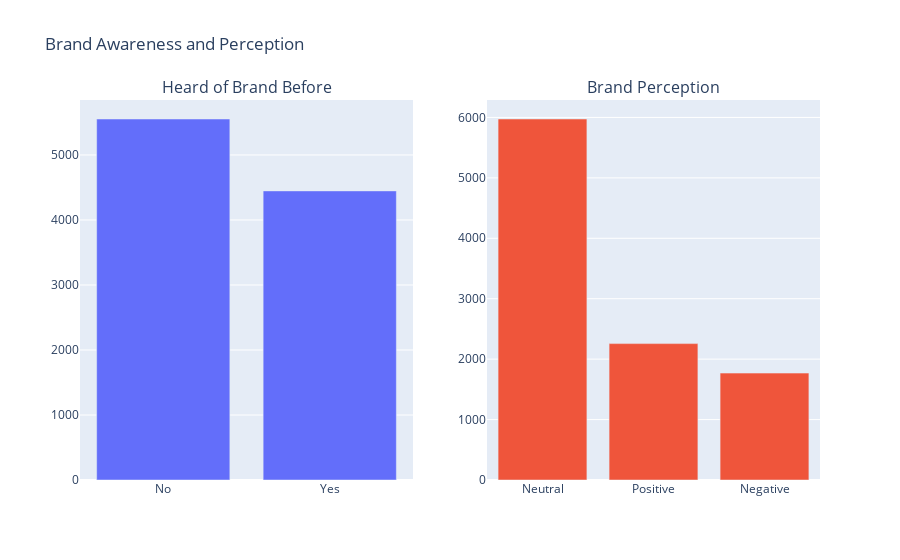

Notebook cell for this chart:
### Code cell
# Brand Awareness and Perception
heard_before = data['Heard_before'].value_counts()
brand_perception = data['Brand_perception'].value_counts()

# Visualization
fig = make_subplots(rows=1, cols=2, subplot_titles=('Heard of Brand Before', 'Brand Perception'))

fig.add_trace(go.Bar(x=heard_before.index, y=heard_before.values, name='Heard of Brand Before'), row=1, col=1)
fig.add_trace(go.Bar(x=brand_perception.index, y=brand_perception.values, name='Brand Perception'), row=1, col=2)

fig.update_layout(title_text='Brand Awareness and Perception', showlegend=False)
fig.show()

### Figure 1 — Plotly figure (JSON) as saved in the notebook; plotly's stock layout.template omitted (floating-point values rounded to 4 significant figures)
{"data": [{"name": "Heard of Brand Before", "type": "bar", "x": ["No", "Yes"], "xaxis": "x", "y": [5553, 4447], "yaxis": "y"}, {"name": "Brand Perception", "type": "bar", "x": ["Neutral", "Positive", "Negative"], "xaxis": "x2", "y": [5974, 2257, 1769], "yaxis": "y2"}], "layout": {"annotations": [{"font": {"size": 16}, "showarrow": false, "text": "Heard of Brand Before", "x": 0.225, "xanchor": "center", "xref": "paper", "y": 1, "yanchor": "bottom", "yref": "paper"}, {"font": {"size": 16}, "showarrow": false, "text": "Brand Perception", "x": 0.775, "xanchor": "center", "xref": "paper", "y": 1, "yanchor": "bottom", "yref": "paper"}], "showlegend": false, "title": {"text": "Brand Awareness and Perception"}, "xaxis": {"anchor": "y", "domain": [0, 0.45]}, "xaxis2": {"anchor": "y2", "domain": [0.55, 1]}, "yaxis": {"anchor": "x", "domain": [0, 1]}, "yaxis2": {"anchor": "x2", "domain": [0, 1]}}}
